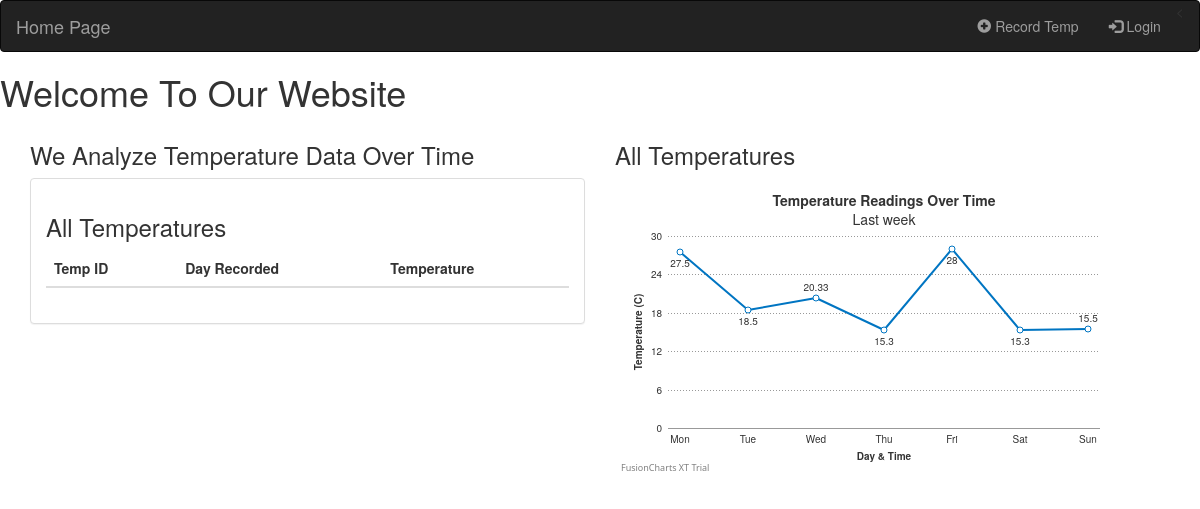
/temp/, run on an earlier commit of the app's database.
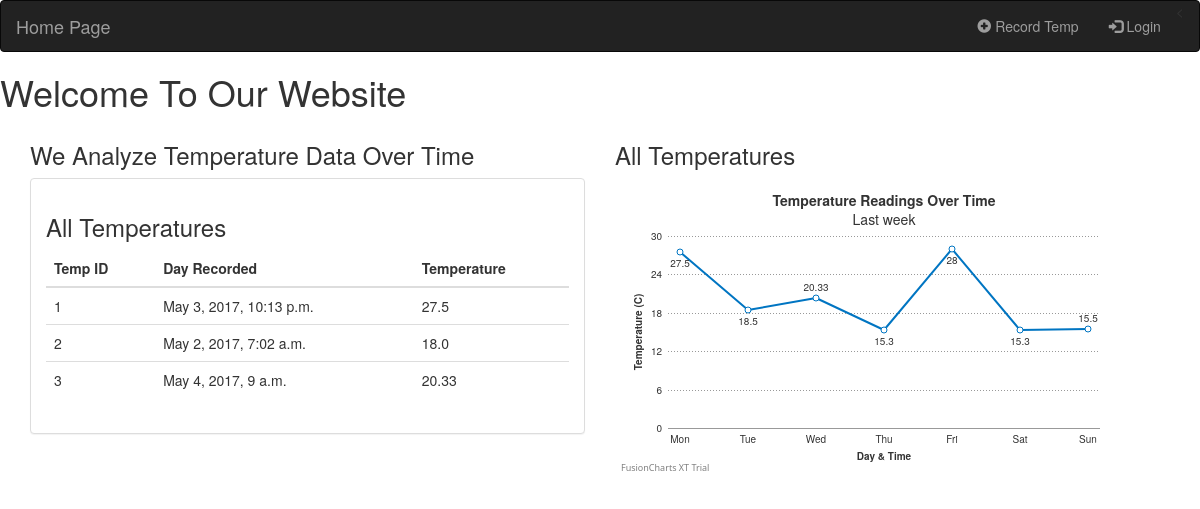
And on a later commit of the database.
### Temperature/models.py (models this page shows, shortened)
class TempData(models.Model):
    temp = models.FloatField()
    date_time = models.DateTimeField()

### Temperature/views.py (the view)
class IndexView(generic.ListView):
    template_name = 'index.html'
    context_object_name = 'all_data'
    def get_queryset(self):
        return TempData.objects.all

### Temperature/templates/index.html (shortened to what this page needs)
<!DOCTYPE html>
<html lang="en">
<head>
		{% load staticfiles %}
		<link rel="stylesheet" href="http://maxcdn.bootstrapcdn.com/bootstrap/3.3.5/css/bootstrap.min.css">
</head>
	<body>
		<nav class="navbar navbar-inverse">
		<div class="container-fluid">
			<a class="navbar-brand" href="{% url 'Temperature:index' %}" >Home Page</a>
			<div class="collapse navbar-collapse" id="topNavBar">
				<ul class="nav navbar-nav navbar-right">
					<li class="">
						<a href="{% url 'Temperature:record-temp' %}">
							<span class="glyphicon glyphicon-plus-sign" aria-hidden="true"></span>&nbsp;Record Temp
						</a>
					</li>
					<<li>
						<a href="#">
							<span class="glyphicon glyphicon-log-in" aria-hidden="true"></span>&nbsp;Login
						</a>
					</li>
				</ul>
			</div>
		</div>
		</nav>
		<h1>Welcome To Our Website</h1>
		<div class="container container-fluid">
		<div class="row">
			<div class="col-lg-6">
			<h3>We Analyze Temperature Data Over Time</h3>
				<div class="panel panel-default">
					<div class="panel-body">
						<h3>All Temperatures</h3>
						<table class="table table-hover">
							<thead>
								<tr>
									<th>Temp ID</th>
									<th>Day Recorded</th>
									<th>Temperature</th>
								</tr>
							</thead>
							<tbody>
								{% for data in all_data %}
								<tr>
									<td>{{ data.id }}</td>
									<td>{{ data.date_time}}</td>
									<td>{{ data.temp}}</td>
								</tr>
								{% endfor %}
							</tbody>
						</table>
					</div>
				</div>
			</div>
			<div class="col-lg-6">
				<h3>All Temperatures</h3>
				<div id="chart-container">{{ output|safe }}</div>
			</div>
		</div>
		</div>
	</body>

What changed in the data, as far as the page shows it:
added TempData: id "1", date_time "May 3, 2017, 10:13 p.m.", temp "27.5"
added TempData: id "2", date_time "May 2, 2017, 7:02 a.m.", temp "18.0"
added TempData: id "3", date_time "May 4, 2017, 9 a.m.", temp "20.33"
